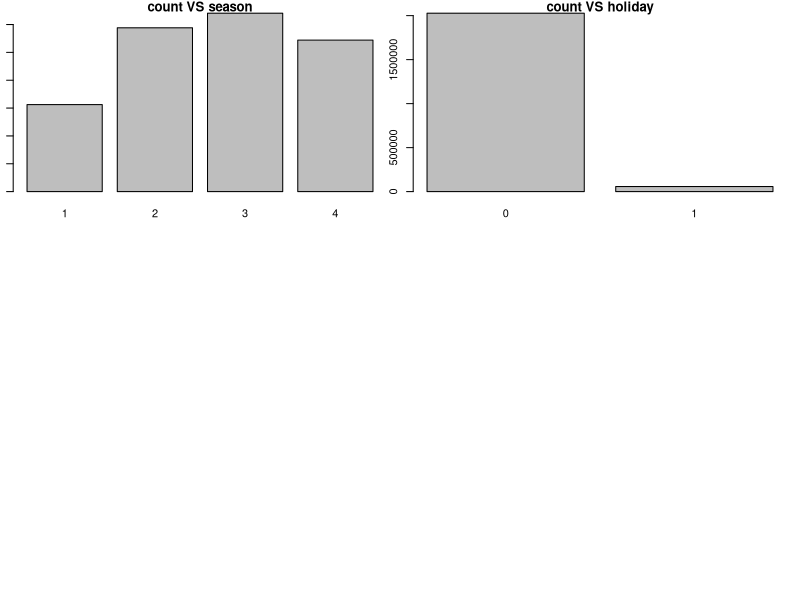

The R script that drew this image: (Note: this script raises an error after producing the figure.)
#Visualization part for evaluating the data
install.packages('dplyr')
library(dplyr)
library(ggplot2)
setwd("/Users/apple/Documents/study/R/BikeSharingDemand/myattempt")
train = read.csv("train.csv")
attach(train)
# http://www.cookbook-r.com/Manipulating_data/Summarizing_data/
# We have numerical variables: temp, atemp, humidity and windspeed

train$datetime = strptime(train$datetime, format = "%Y-%m-%d%H:%M:%S")
train$weekday = weekdays(train$datetime)
train$hour = train$datetime$hour
# We have categorical variables: season(1/2/3/4), holiday(0/1), workingday(0/1),weather(1/2/3) and now we add hour and weekday
season_count = aggregate(train["count"], by=train[c("season")], FUN=sum)
holiday_count = aggregate(train["count"], by=train[c("holiday")], FUN=sum)
workingday_count = aggregate(train["count"], by=train[c("workingday")], FUN=sum)
weather_count = aggregate(train["count"], by=train[c("weather")], FUN=sum)
hour_count = aggregate(train["count"], by=train[c("hour")], FUN=sum)
weekday_count = aggregate(train["count"], by = train[c("weekday")], FUN = sum)


par("mar")
par(mar=c(0.5,1,1,1))
par(mfrow=c(3,2))
s_c_plot =barplot(season_count$count,names.arg = season_count$season,main = "count VS season",xlab = "season", ylab = "count")
h_c_plot =barplot(holiday_count$count,names.arg = holiday_count$holiday,main = "count VS holiday",xlab = "holiday", ylab = "count")
wk_c_plot = barplot(weekday_count$count,names.arg = weekday_count$weekday,main = "count VS weekday",xlab = "weekday", ylab = "count")
we_c_plot = barplot(weather_count$count,names.arg = weather_count$weather,main = "count VS weather",xlab = "weather", ylab = "count")
h_c_plot = barplot(hour_count$count,names.arg = hour_count$hour,main = "count VS hour",xlab = "hour", ylab = "count")
work_c_plot = barplot(workingday_count$count,names.arg = workingday_count$workingday,main = "count VS workingday",xlab = "workingday", ylab = "count")

# part one for model selection
# first try some parameters

featureEngineer <- function(df){
  
  # Factorize the data
  names <- c("season", "holiday", "workingday", "weather")
  df[,names]<-lapply(df[,names],factor)
  # Extract the day of the week
  df$datetime <- as.character(df$datetime)
  df$datetime <- strptime(df$datetime, format = "%Y-%m-%d%T", tz = "EST")
  #parse the hour 
  df$hour <- as.integer(substr(df$datetime,12,13))
  df$hour <- as.factor(df$hour)
  #get the weekday for each date using weekdays function
  df$weekday <- as.factor(weekdays(df$datetime))
  df$weekday <- factor(df$weekday,
                       levels
                       =c("Monday",
                           "Tuesday",
                           "Wednesday",
                           "Thursday",
                           "Friday",
                           "Saturday",
                           "Sunday"))
  #the count also increases as time goes on
  #add year as a factor into our model
  df$year <- as.integer(substr(df$datetime,1,4))
  df$year <- as.factor(df$year)
  
  # the count also vary among different time
  # to be done next time
  return (df)
}





train = featureEngineer(train)
attach(train)
head(train)
# Kick out 2 variables: datatime and  year
subtrain = select(train,-datetime)
subtrain = select(subtrain,-year)
names(subtrain)

# Turn the categorical variables into numeric
subtrain$season = as.numeric(subtrain$season)
subtrain$holiday = as.numeric(subtrain$holiday)
subtrain$workingday = as.numeric(subtrain$workingday)
subtrain$weekday = as.numeric(subtrain$weekday)

#Fit1: linear model,with response variable as registered
fit1 = lm(registered~.,data = subtrain)
summ1 = summary(fit1)

# Checking Cook's distance for abnormal data or observation
diagnose = ls.diag(fit1)
print(diagnose$cook)
plot(diagnose$cook)
print(diagnose$dfits)


# Testing the linear model by residual plot
#  season holiday workingday weather temp  atemp humidity windspeed (casual registered count) weekday hour
names(summ1)
pred1 = predict(fit1)  # predicted value from fit1 regression model
res1 = resid(fit1)     # residuals
sigma1 = summ1$sigma
# residual plots

#plot 1 for all variables
qqnorm(res1,main = "normal QQ plot of residuals")
plot(pred1,res1,xlab = "predicted value",ylab = "residuals")
abline(h = 2*sigma1);abline(h = -2*sigma1)

# plot2 for hour
plot(hour,res1,xlab = "predicted hour",ylab = "residuals")
abline(h = 2*sigma1);abline(h = -2*sigma1)

# plot3 for weekday
plot(weekday,res1,xlab = "weekday",ylab = "residuals")
abline(h = 2*sigma1);abline(h = -2*sigma1)

# plot4 for windspeed
plot(windspeed,res1,xlab = "windspeed",ylab = "residuals")
abline(h = 2*sigma1);abline(h = -2*sigma1)

# plot5 for humidity
plot(humidity,res1,xlab = "humidity",ylab = "residuals")
abline(h = 2*sigma1);abline(h = -2*sigma1)

#plot6 for atemp
plot(atemp,res1,xlab = "atemp",ylab = "residuals")
abline(h = 2*sigma1);abline(h = -2*sigma1)

#plot7 for temp
plot(temp,res1,xlab = "temp",ylab = "residuals")
abline(h = 2*sigma1);abline(h = -2*sigma1)

#plot8 for weather
plot(weather,res1,xlab = "weather",ylab = "residuals")
abline(h = 2*sigma1);abline(h = -2*sigma1)

#plot9 for workingday
plot(workingday,res1,xlab = "workingday",ylab = "residuals")
abline(h = 2*sigma1);abline(h = -2*sigma1)

#plot10 for holiday
plot(holiday,res1,xlab = "holiday",ylab = "residuals")
abline(h = 2*sigma1);abline(h = -2*sigma1)

#plot11 for holiday
plot(season,res1,xlab = "season",ylab = "residuals")
abline(h = 2*sigma1);abline(h = -2*sigma1)






